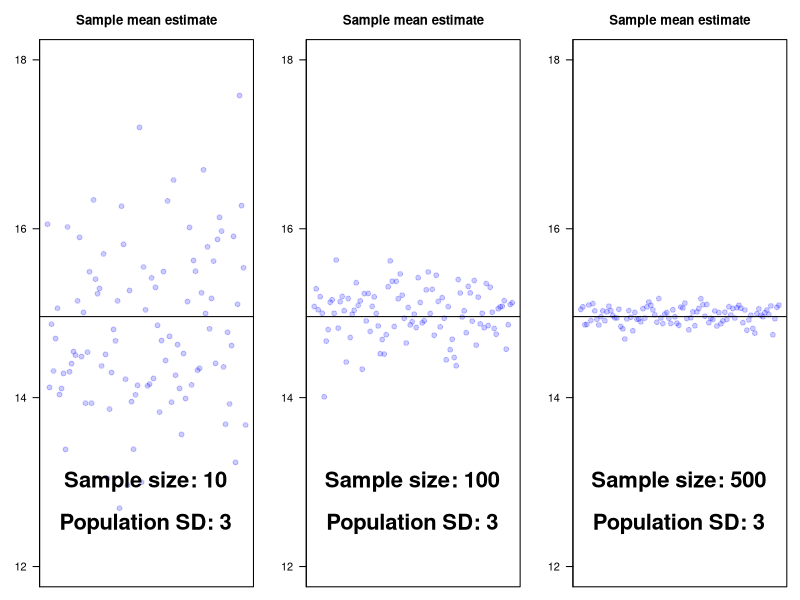
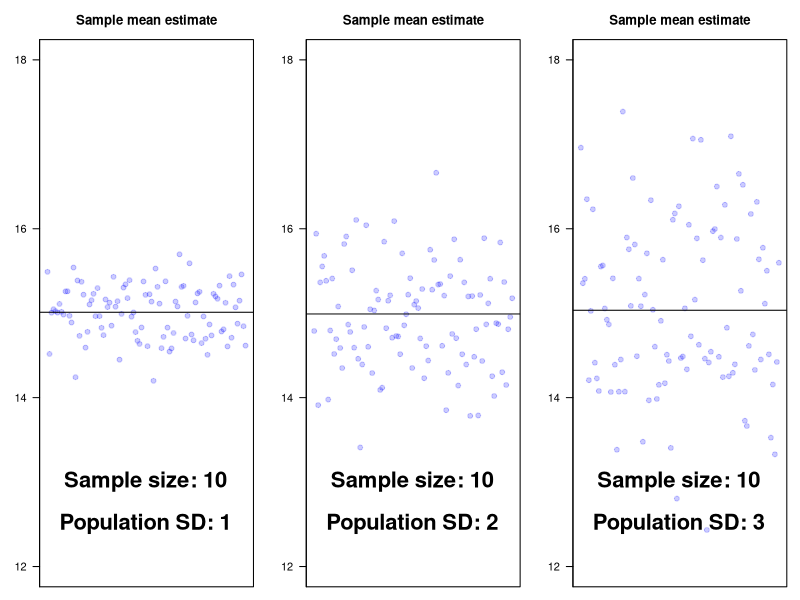
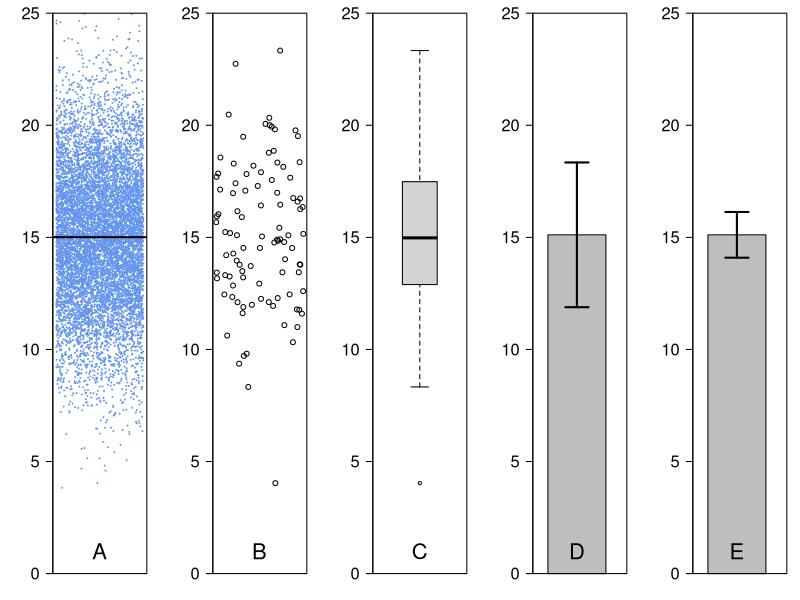

Recreate these plots in R, in order.
## ---- chunk 1
knitr::opts_chunk$set(comment = NA)
knitr::opts_chunk$set( prompt=TRUE ) 

knitr::knit_hooks$set(small.mar = function(before, options, envir) {
    if (before) par(mar = c(2, 2, 1, 1))  # smaller margin on top and right
})
knitr::knit_hooks$set(left.mar = function(before, options, envir) {
    if (before) par(mar = c(2, 4, 1, 1))  # smaller margin on top and right
})
knitr::knit_hooks$set(med.mar = function(before, options, envir) {
    if (before) par(mar = c(4, 4, 1, 1))  # smaller margin on top and right
})
knitr::knit_hooks$set(bottom.mar = function(before, options, envir) {
    if (before) par(mar = c(3, 2, 1, 1))  # smaller margin on top and right
})
## ---- chunk 2
values = rnorm(n=1000, sd=3)+15

layout(matrix(1:3,1,3))
par(mar=c(1,3,3,1))

mus = rep(0, 100)

for(i in 1:100){
    sample_size=10
    mus[i] = mean( sample( values, size=sample_size ))
}
plot( mus, axes=FALSE, xlab="", ylab="attribute", ylim=c(12,18), 
     pch=19, col="#0000ff33", main="Sample mean estimate")
axis(2,seq(from=10, to=20, by=2), las=1)
abline( mean(values), 0)
text( 50, 13, "Sample size: 10", font=2, cex=2)
text( 50, 12.5, "Population SD: 3", font=2, cex=2)
box()

for(i in 1:100){
    sample_size=100
    mus[i] = mean( sample( values, size=sample_size ))
}
plot( mus, axes=FALSE, xlab="", ylab="attribute", ylim=c(12,18), 
     pch=19, col="#0000ff33", main="Sample mean estimate")
axis(2,seq(from=10, to=20, by=2), las=1)
abline( mean(values), 0)
text( 50, 13, "Sample size: 100", font=2, cex=2)
text( 50, 12.5, "Population SD: 3", font=2, cex=2)
box()

for(i in 1:100){
    sample_size=500
    mus[i] = mean( sample( values, size=sample_size ))
}
plot( mus, axes=FALSE, xlab="", ylab="attribute", ylim=c(12,18), 
     pch=19, col="#0000ff33", main="Sample mean estimate")
axis(2,seq(from=10, to=20, by=2), las=1)
abline( mean(values), 0)
text( 50, 13, "Sample size: 500", font=2, cex=2)
text( 50, 12.5, "Population SD: 3", font=2, cex=2)
box()
## ---- chunk 3
values1 = rnorm(n=1000, sd=1)+15
values2 = rnorm(n=1000, sd=2)+15
values3 = rnorm(n=1000, sd=3)+15

layout(matrix(1:3,1,3))
par(mar=c(1,3,3,1))

mus = rep(0, 100)

for(i in 1:100){
    sample_size=10
    mus[i] = mean( sample( values1, size=sample_size ))
}
plot( mus, axes=FALSE, xlab="", ylab="attribute", ylim=c(12,18), 
     pch=19, col="#0000ff33", main="Sample mean estimate")
axis(2,seq(from=10, to=20, by=2), las=1)
abline( mean(values1), 0)
text( 50, 13, "Sample size: 10", font=2, cex=2)
text( 50, 12.5, "Population SD: 1", font=2, cex=2)
box()

for(i in 1:100){
    sample_size=10
    mus[i] = mean( sample( values2, size=sample_size ))
}
plot( mus, axes=FALSE, xlab="", ylab="attribute", ylim=c(12,18), 
     pch=19, col="#0000ff33", main="Sample mean estimate")
axis(2,seq(from=10, to=20, by=2), las=1)
abline( mean(values2), 0)
text( 50, 13, "Sample size: 10", font=2, cex=2)
text( 50, 12.5, "Population SD: 2", font=2, cex=2)
box()

for(i in 1:100){
    sample_size=10
    mus[i] = mean( sample( values3, size=sample_size ))
}
plot( mus, axes=FALSE, xlab="", ylab="attribute", ylim=c(12,18), 
     pch=19, col="#0000ff33", main="Sample mean estimate")
axis(2,seq(from=10, to=20, by=2), las=1)
abline( mean(values3), 0)
text( 50, 13, "Sample size: 10", font=2, cex=2)
text( 50, 12.5, "Population SD: 3", font=2, cex=2)
box()
## ---- chunk 4
population = rnorm( n=100000, mean=5, sd=2 )
sample_means = rep( 0, 1000 )
for( i in 1:1000 ){
     sample_means[i]= mean( sample( population )[1:100] )
}
## ---- chunk 5
# predicted: 68%
sum( sample_means > 4.8 & sample_means < 5.2 ) / 1000
# predicted: 95%
sum( sample_means > 4.6 & sample_means < 5.4 ) / 1000
# predicted: 99%
sum( sample_means > 4.48 & sample_means < 5.52 ) / 1000
## ---- chunk 6

par(mar=c(2,4,1,1))
values2 = rnorm(n=10000, sd=3)+15
s = sample(values2)[1:100]
layout(matrix(1:5,1,5))

yy = c(0, 5, 10, 15, 20, 25 )
ymax=25
plot( jitter(rep(1,length(values2))), values2, ylim=c(0,ymax), axes=FALSE, 
      yaxs="i", pch=19, cex=0.2, col="cornflowerblue", ylab="", xlab="")
axis(2, yy, las=1, cex.axis=1.5 )
lines( c(-0.5, 1.5), c(mean(values2), mean(values2) ), lwd=2 )
box()
text(1,1, "A", cex=2)

plot( jitter(rep(1,length(s))), s, ylim=c(0,ymax), axes=FALSE, yaxs="i", ylab="", xlab="")
axis(2, yy, las=1, cex.axis=1.5 )
box()
text(1,1, "B", cex=2)

boxplot( s, las=1, cex.axis=1.5, ylim=c(0,ymax ),  yaxs="i" )
text(1,1, "C", cex=2)

b=barplot( mean(s), ylim=c(0,ymax ), axes=FALSE, xlim=c(0,1.5) )
axis(2, yy, las=1, cex.axis=1.5 )
box()
lines( c(b, b), c(mean(s), mean(s) + sd(s)), lwd=2 )
lines( c(b, b), c(mean(s), mean(s) - sd(s)), lwd=2 )
lines( c(b-0.2, b+0.2), c( mean(s) + sd(s), mean(s) + sd(s) ), lwd=2 )
lines( c(b-0.2, b+0.2), c( mean(s) - sd(s), mean(s) - sd(s) ), lwd=2 )
text(b,1, "D", cex=2)

SEM = sd(s) / sqrt(10)
b=barplot( mean(s), ylim=c(0,ymax ), axes=FALSE, xlim=c(0,1.5) )
axis(2, yy, las=1, cex.axis=1.5 )
box()
CIB = abs(qt( 0.32/2, df=length(s)-1))

lines( c(b, b), c(mean(s), mean(s) + CIB*SEM), lwd=2 )
lines( c(b, b), c(mean(s), mean(s) - CIB*SEM), lwd=2 )
lines( c(b-0.2, b+0.2), c( mean(s) + CIB*SEM, mean(s) + CIB*SEM ), lwd=2 )
lines( c(b-0.2, b+0.2), c( mean(s) - CIB*SEM, mean(s) - CIB*SEM ), lwd=2 )
text(b,1, "E", cex=2)

